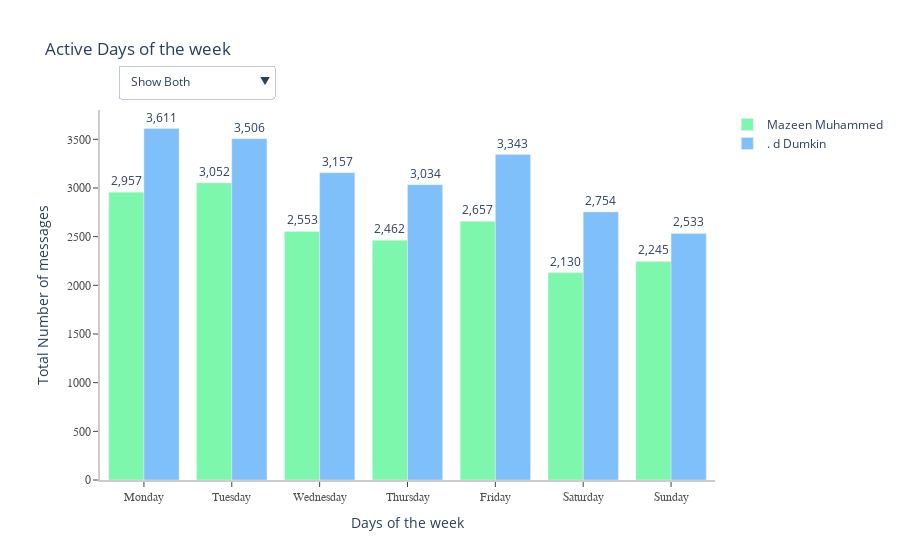

The cell this chart's notebook holds for it:
### Markdown cell above
## Active Days of the week

### Code cell
ls_selected_author = progress.Author.unique().tolist()
data = []
fig = go.Figure()
colors=['#7cf7ab','#7fbffa','#db4d48']
count = 0
for i in ls_selected_author:
    days=progress[progress.Author==i].copy()
    days = days.groupby(['Day_Number','Day_Of_Week']).count().iloc[:,2:3]

    fig.add_trace(go.Bar(x = days.index.get_level_values(1).tolist(), y = days.Message.tolist(), name=i,
    text=['{:,}'.format(i) for i in days.Message.tolist()], textposition='outside', marker_color = colors[count],
                       hovertemplate = '%{y}'
                      ))
    count+=1
    
days = progress.groupby(['Day_Number','Day_Of_Week']).count().iloc[:,2:3]
fig.add_trace(go.Bar(x = days.index.get_level_values(1).tolist(), y = days.Message.tolist(), name='Overall',
    text=['{:,}'.format(i) for i in days.Message.tolist()], textposition='outside', marker_color = colors[count],
                       hovertemplate = '%{y}', opacity=0.85, visible =False
                      ))
ls_buttons=[]
ls_buttons = [dict(label= "Show Both",
                     method="update",
                     args=[{"visible": [True,True,False]},
                           {"title": 'Total number of messages for both'},
                          ])]
ls = ls_selected_author.copy()
ls.append("Overall")
for i in range(len(ls)):
    ls_true_false = [False]*(len(ls))
    ls_true_false[i] = True
    ls_buttons.append(dict(label=ls[i],
                     method="update",
                     args=[{"visible": list(ls_true_false)},
                           {"title": "Total number of messages for ".format(ls[i])}]))
fig.update_layout( 
    title_text='Active Days of the week',
    xaxis_title="Days of the week",
    yaxis_title="Total Number of messages",
    hoverlabel=hover_label_style,
    xaxis = axis_style,
    yaxis = axis_style,
    margin= margin_style,
    plot_bgcolor='white',
    showlegend=True,
    updatemenus=[ {**button_style,**dict(buttons=ls_buttons)} ]
)
#pyo.plot(fig , filename = 'active_weekdays.html')
#ls_figures.append(fig)

### Figure 1 — Plotly figure (JSON) as saved in the notebook; plotly's stock layout.template omitted (floating-point values rounded to 4 significant figures)
{"data": [{"hovertemplate": "%{y}", "marker": {"color": "#7cf7ab"}, "name": "Mazeen Muhammed", "text": ["2,957", "3,052", "2,553", "2,462", "2,657", "2,130", "2,245"], "textposition": "outside", "type": "bar", "x": ["Monday", "Tuesday", "Wednesday", "Thursday", "Friday", "Saturday", "Sunday"], "y": [2957, 3052, 2553, 2462, 2657, 2130, 2245]}, {"hovertemplate": "%{y}", "marker": {"color": "#7fbffa"}, "name": ". d Dumkin", "text": ["3,611", "3,506", "3,157", "3,034", "3,343", "2,754", "2,533"], "textposition": "outside", "type": "bar", "x": ["Monday", "Tuesday", "Wednesday", "Thursday", "Friday", "Saturday", "Sunday"], "y": [3611, 3506, 3157, 3034, 3343, 2754, 2533]}, {"hovertemplate": "%{y}", "marker": {"color": "#db4d48"}, "name": "Overall", "opacity": 0.85, "text": ["6,568", "6,558", "5,710", "5,496", "6,000", "4,884", "4,778"], "textposition": "outside", "type": "bar", "visible": false, "x": ["Monday", "Tuesday", "Wednesday", "Thursday", "Friday", "Saturday", "Sunday"], "y": [6568, 6558, 5710, 5496, 6000, 4884, 4778]}], "layout": {"hoverlabel": {"bgcolor": "white", "font": {"size": 15}}, "margin": {"l": 100, "r": 20, "t": 110}, "plot_bgcolor": "white", "showlegend": true, "title": {"text": "Active Days of the week"}, "updatemenus": [{"buttons": [{"args": [{"visible": [true, true, false]}, {"title": "Total number of messages for both"}], "label": "Show Both", "method": "update"}, {"args": [{"visible": [true, false, false]}, {"title": "Total number of messages for "}], "label": "Mazeen Muhammed", "method": "update"}, {"args": [{"visible": [false, true, false]}, {"title": "Total number of messages for "}], "label": ". d Dumkin", "method": "update"}, {"args": [{"visible": [false, false, true]}, {"title": "Total number of messages for "}], "label": "Overall", "method": "update"}], "direction": "down", "pad": {"r": 0, "t": 10}, "x": 0.03, "xanchor": "left", "y": 1.15, "yanchor": "top"}], "xaxis": {"fixedrange": true, "linecolor": "rgb(204, 204, 204)", "linewidth": 2, "showgrid": false, "showline": true, "showticklabels": true, "tickfont": {"color": "rgb(82, 82, 82)", "family": "Arial", "size": 12}, "ticks": "outside", "title": {"text": "Days of the week"}}, "yaxis": {"fixedrange": true, "linecolor": "rgb(204, 204, 204)", "linewidth": 2, "showgrid": false, "showline": true, "showticklabels": true, "tickfont": {"color": "rgb(82, 82, 82)", "family": "Arial", "size": 12}, "ticks": "outside", "title": {"text": "Total Number of messages"}}}}
